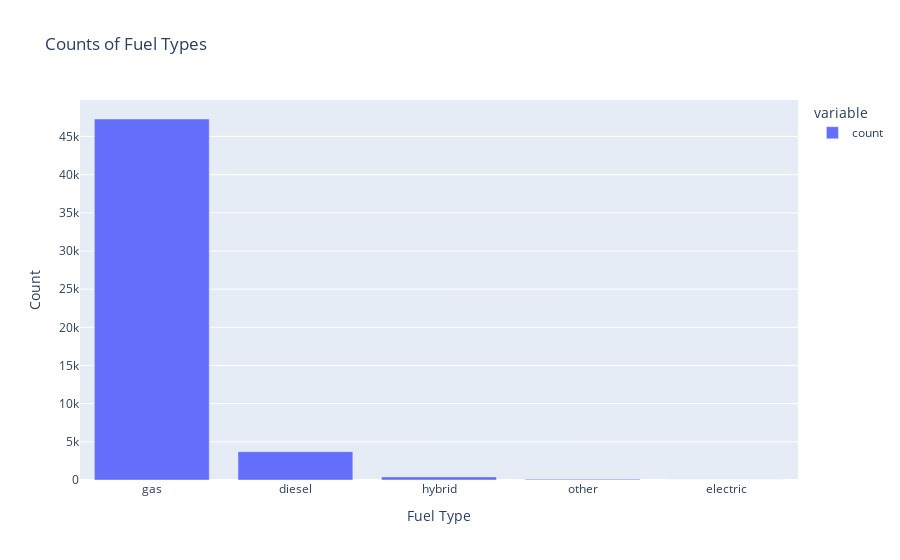

The cell this chart's notebook holds for it:
### Code cell
fuel_counts = vehicles['fuel'].value_counts()
fig_fuel_hist = px.bar(fuel_counts, title='Counts of Fuel Types', labels={'index': 'Fuel Type', 'value': 'Count'})
fig_fuel_hist.update_layout(xaxis_title='Fuel Type', yaxis_title='Count')
fig_fuel_hist.show()

### Figure 1 — Plotly figure (JSON) as saved in the notebook; plotly's stock layout.template omitted (floating-point values rounded to 4 significant figures)
{"data": [{"alignmentgroup": "True", "hovertemplate": "variable=count<br>fuel=%{x}<br>Count=%{y}<extra></extra>", "legendgroup": "count", "marker": {"color": "#636efa", "pattern": {"shape": ""}}, "name": "count", "offsetgroup": "count", "orientation": "v", "showlegend": true, "textposition": "auto", "type": "bar", "x": ["gas", "diesel", "hybrid", "other", "electric"], "xaxis": "x", "y": [47288, 3714, 409, 108, 6], "yaxis": "y"}], "layout": {"barmode": "relative", "legend": {"title": {"text": "variable"}, "tracegroupgap": 0}, "title": {"text": "Counts of Fuel Types"}, "xaxis": {"anchor": "y", "domain": [0, 1], "title": {"text": "Fuel Type"}}, "yaxis": {"anchor": "x", "domain": [0, 1], "title": {"text": "Count"}}}}
